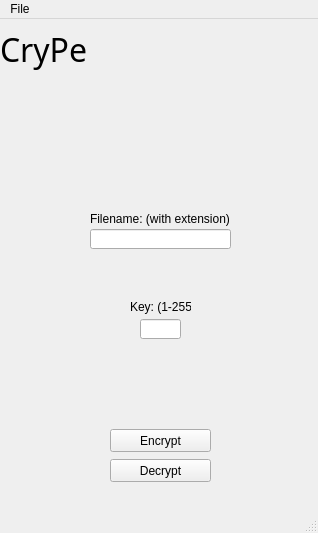
<?xml version="1.0" encoding="UTF-8"?>
<ui version="4.0">
 <author>D4R10</author>
 <class>CRYPE_window</class>
 <widget class="QMainWindow" name="CRYPE_window">
  <property name="windowModality">
   <enum>Qt::NonModal</enum>
  </property>
  <property name="enabled">
   <bool>true</bool>
  </property>
  <property name="geometry">
   <rect>
    <x>0</x>
    <y>0</y>
    <width>318</width>
    <height>533</height>
   </rect>
  </property>
  <property name="minimumSize">
   <size>
    <width>318</width>
    <height>533</height>
   </size>
  </property>
  <property name="maximumSize">
   <size>
    <width>318</width>
    <height>533</height>
   </size>
  </property>
  <property name="cursor">
   <cursorShape>ArrowCursor</cursorShape>
  </property>
  <property name="windowTitle">
   <string>CRYPE</string>
  </property>
  <widget class="QWidget" name="centralwidget">
   <widget class="QLabel" name="main_titleText">
    <property name="geometry">
     <rect>
      <x>0</x>
      <y>10</y>
      <width>401</width>
      <height>41</height>
     </rect>
    </property>
    <property name="font">
     <font>
      <family>Segoe Script</family>
      <pointsize>24</pointsize>
     </font>
    </property>
    <property name="layoutDirection">
     <enum>Qt::LeftToRight</enum>
    </property>
    <property name="text">
     <string>CryPe</string>
    </property>
    <property name="textFormat">
     <enum>Qt::PlainText</enum>
    </property>
    <property name="margin">
     <number>110</number>
    </property>
   </widget>
   <widget class="QPushButton" name="button_Encrypt">
    <property name="geometry">
     <rect>
      <x>110</x>
      <y>410</y>
      <width>101</width>
      <height>23</height>
     </rect>
    </property>
    <property name="text">
     <string>Encrypt</string>
    </property>
   </widget>
   <widget class="QPushButton" name="button_Decrypt">
    <property name="geometry">
     <rect>
      <x>110</x>
      <y>440</y>
      <width>101</width>
      <height>23</height>
     </rect>
    </property>
    <property name="text">
     <string>Decrypt</string>
    </property>
   </widget>
   <widget class="QLabel" name="label_keyInput">
    <property name="geometry">
     <rect>
      <x>130</x>
      <y>280</y>
      <width>61</width>
      <height>16</height>
     </rect>
    </property>
    <property name="text">
     <string>Key: (1-255)</string>
    </property>
   </widget>
   <widget class="QLabel" name="label_filenameInput">
    <property name="geometry">
     <rect>
      <x>90</x>
      <y>190</y>
      <width>141</width>
      <height>20</height>
     </rect>
    </property>
    <property name="layoutDirection">
     <enum>Qt::LeftToRight</enum>
    </property>
    <property name="text">
     <string>Filename: (with extension)</string>
    </property>
   </widget>
   <widget class="QLineEdit" name="line_filename">
    <property name="geometry">
     <rect>
      <x>90</x>
      <y>210</y>
      <width>141</width>
      <height>20</height>
     </rect>
    </property>
   </widget>
   <widget class="QLineEdit" name="line_key">
    <property name="geometry">
     <rect>
      <x>140</x>
      <y>300</y>
      <width>41</width>
      <height>20</height>
     </rect>
    </property>
   </widget>
  </widget>
  <widget class="QMenuBar" name="menubar">
   <property name="geometry">
    <rect>
     <x>0</x>
     <y>0</y>
     <width>318</width>
     <height>21</height>
    </rect>
   </property>
   <widget class="QMenu" name="menuFile">
    <property name="title">
     <string>File</string>
    </property>
    <addaction name="actionClose"/>
   </widget>
   <addaction name="menuFile"/>
  </widget>
  <widget class="QStatusBar" name="statusbar"/>
  <action name="actionClose">
   <property name="checkable">
    <bool>false</bool>
   </property>
   <property name="text">
    <string>Close</string>
   </property>
  </action>
 </widget>
 <resources/>
 <connections/>
</ui>
